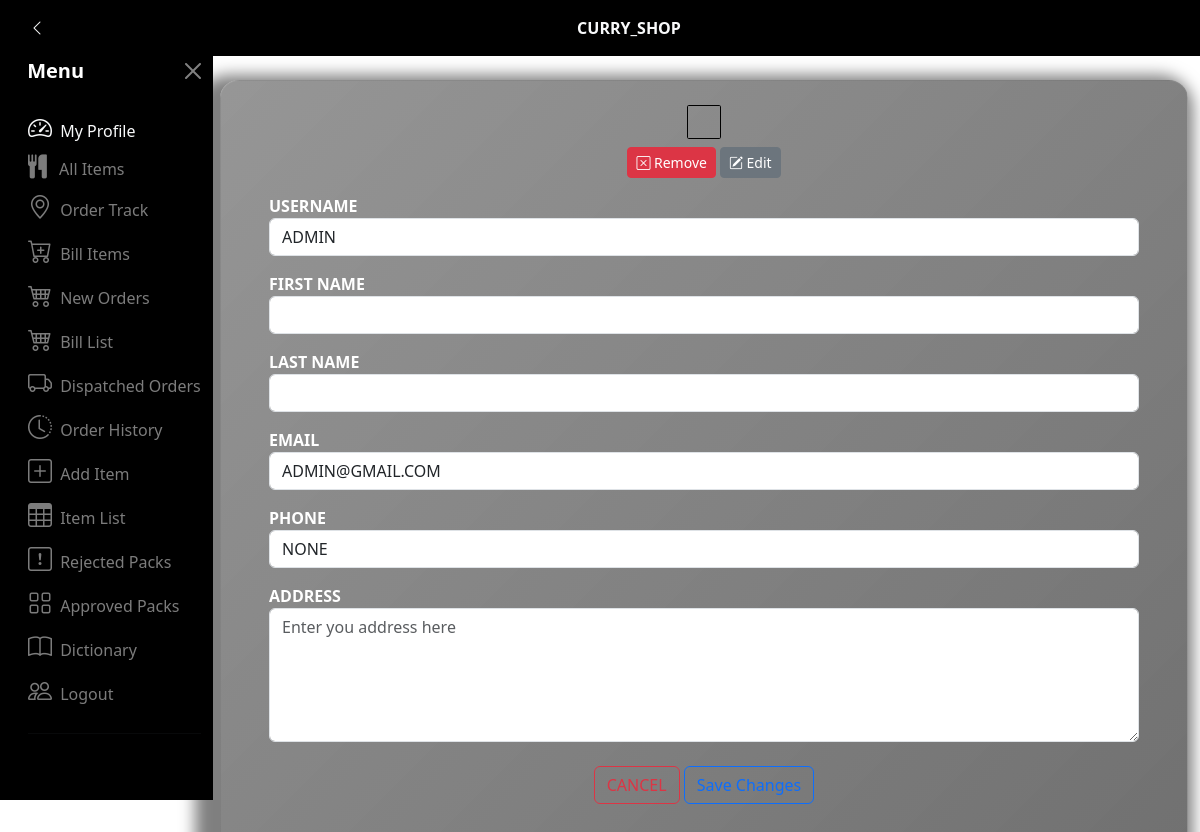
The page /profile (signed in) on the database its author committed.
### app_dictionary/models.py (models this page shows, shortened)
class User(AbstractUser):
    delivery_address = models.TextField(blank=True,null=True,default='')
    profile_image = models.ImageField(blank=True,null=True,upload_to='profile/images/')
    phone = models.CharField(max_length=15,blank=True,null=True,unique=False)

### app_dictionary/views.py (the view)
# urls.py: path('profile',views.profile,name='profile'),
@login_required
def profile(request):
    user = request.user
    user_data = User.objects.get(id=user.id)
    return render(request,'curry_shop_profile.html',{'user_data':user_data})

### app_dictionary/templates/curry_shop_profile.html (shortened to what this page needs)
{% extends 'curry_shop_base2.html' %}
{% load crispy_forms_tags %}
{% load static %}
{% block body_block %}
<div class="container padd-marg-mob-0">
    <div class="mob_viewadjust">
        <div class="mob_viewadjust_child">
            <div class="login_card pt-4 mt-3">
                <div class="text-center rounded">
                    <img id="profile_img1" class="profile_img" {% if user_data.profile_image %} src="{{ user_data.profile_image.url }}" {% else %} src="{% static 'images\profile3d.png' %}"{% endif %} alt="">
                    <div class="d-flex justify-content-center mt-2">
                        <small><button class="btn btn-sm btn-danger me-1" type="button" onclick="remove_image()"><span class="bi bi-x-square"></span> Remove</button></small>
                        <button class="btn btn-sm btn-secondary" type="button" onclick="$('#image_field').click()"><label class="bi bi-pencil-square"></label> Edit</button>
                    </div>
                </div>
                <form id="form_here" action="{% url 'update_userdata' user.id %}" method="POST" enctype="multipart/form-data">
                    <label class="fw-bold text-uppercase mt-3 form_label_style" for="">username</label>
                    <input class="form-control" type="text" name="username" value="{{ user_data.username }}" id="" readonly>
                    <label class="fw-bold text-uppercase mt-3 form_label_style" for="">first name</label>
                    <input class="form-control" type="text" name="first_name" value="{{ user_data.first_name }}" id="" readonly>
                    <label class="fw-bold text-uppercase mt-3 form_label_style" for="">last name</label>
                    <input class="form-control" type="text" name="last_name" value="{{ user_data.last_name }}" id="" readonly>
                    <label class="fw-bold text-uppercase mt-3 form_label_style" for="">email</label>
                    <input class="form-control" type="email" name="email" value="{{ user_data.email }}" id="" readonly>
                    <label class="fw-bold text-uppercase mt-3 form_label_style" for="">phone</label>
                    <input class="form-control" type="text" name="phone" value="{{ user_data.phone }}" id="" readonly>
                    <label class="fw-bold text-uppercase mt-3 form_label_style" for="">address</label>
                    <textarea class="form-control" rows="5" name="address" id="" placeholder="Enter you address here">{{ user_data.delivery_address|upper }}</textarea>
                    <div class="text-center">
                        <a class="btn btn-outline-danger mt-4" type="button" href="">Cancel</a>
                        <button class="btn btn-outline-primary mt-4" type="submit">Save Changes</button>
                    </div>
                </form>
            </div>
        </div>
    </div>
</div>
{% endblock %}

### app_dictionary/templates/curry_shop_base2.html (style rules this page uses)
body { background-image: url("static/images/bg/bg2.webp"); background-size: cover; background-position: center; background-attachment: fixed; background-repeat: no-repeat; }

### app_dictionary/templates/curry_shop_profile.html (style rules this page uses)
.login_card { background-image: linear-gradient(-45deg,rgba(0, 0, 0, 0.567),rgba(41, 41, 41, 0.492)); padding: 5rem 3rem 10rem 3rem; border-radius: 2%; border: 1px solid rgba(255, 255, 255, 0.09); box-shadow: -10px 10px 15px 15px rgba(0, 0, 0, 0.5); backdrop-filter: blur(5px); }
body { background-image: url("static/images/bg/bg2.webp"); background-size: cover; }
.form_label_style { color: white; }
.profile_img { height: 20rem; border-radius: 5%; padding: 1rem; border: 1px solid black; }
#form_here { text-transform: uppercase; }
input { text-transform: uppercase; }

### rows shown on the page
User: username "admin", email "admin@gmail.com", phone "None"
